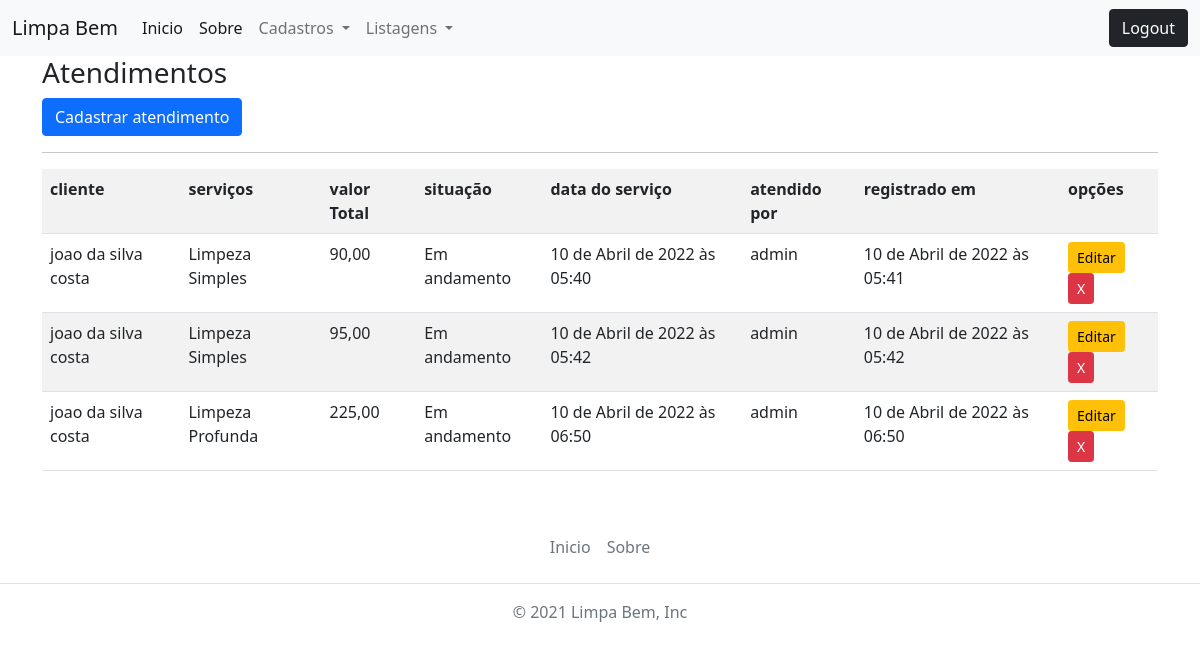
Before: /listar/atendimento/ (signed in) with the older database file.
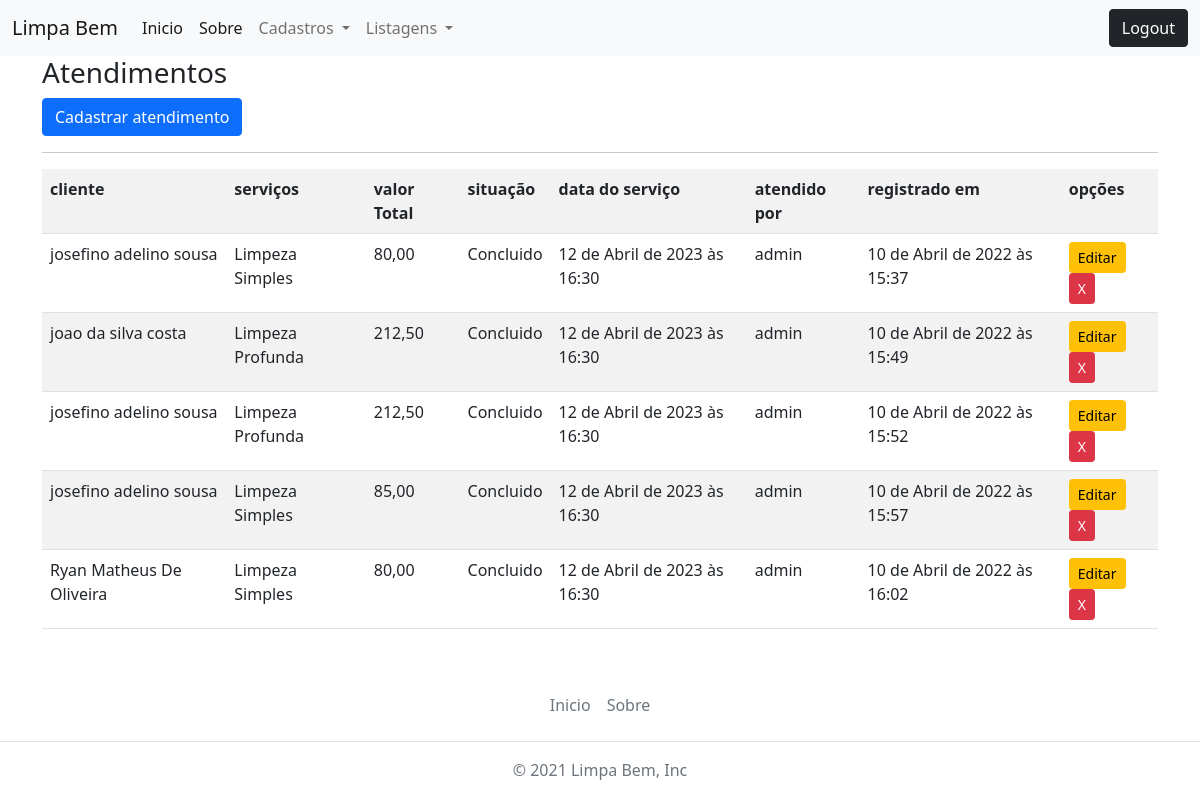
After: the same page with the newer database file.
### crud_app/models.py (models this page shows, shortened)
class Atendimento(models.Model):
    SITUACAO_CHOICES = (
        ('Em andamento', 'Em andamento'),
        ('Concluido', 'Concluido'),
        ('Cancelado', 'Cancelado')
    )
    servico = models.ForeignKey(Servico, on_delete=models.CASCADE, null=True)
    data_do_servico = models.DateTimeField()
    situacao = models.CharField(max_length=12, choices=SITUACAO_CHOICES)
    cliente = models.ForeignKey(Cliente, on_delete=models.SET_NULL, null=True, blank=True)
    desconto = models.DecimalField(max_digits=2, decimal_places=0, help_text='Desconto até 10%\n', null=True)
    valor_total = models.DecimalField(max_digits=6, decimal_places=2, null=True, blank=True, default=0)
    data_do_registro = models.DateTimeField(auto_now_add=True)
    registrado_por = models.ForeignKey(Funcionario, on_delete=models.SET_NULL, null=True, blank=True)

class Cliente(models.Model):
    nome_completo = models.CharField(max_length=60)
    email = models.EmailField()
    cpf = models.CharField(max_length=11)
    data_de_nascimento = models.DateField()
    telefone = models.CharField(max_length=11)
    logradouro = models.CharField(max_length=150)
    numero = models.CharField(max_length=4)
    bairro = models.CharField(max_length=20)
    cidade = models.CharField(max_length=20)
    estado = models.CharField(max_length=20)
    data_do_registro = models.DateTimeField(auto_now_add=True)
    registrado_por = models.ForeignKey(Funcionario, on_delete=models.SET_NULL, null=True, blank=True)
    def __str__(self):
        return self.nome_completo

class Servico(models.Model):
    nome_do_servico = models.CharField(max_length=60)
    valor = models.DecimalField(max_digits=6, decimal_places=2, null=True)
    descricao = models.TextField()
    data_do_registro = models.DateTimeField(auto_now_add=True)
    registrado_por = models.ForeignKey(Funcionario, on_delete=models.SET_NULL, null=True, blank=True)
    def __str__(self):
        return self.nome_do_servico

### equipe/models.py (models this page shows)
class Funcionario(AbstractUser):
    class Meta:
        verbose_name = ("funcionario")
        verbose_name_plural = ("funcionarios")
        db_table = "funcionarios"

### crud_app/views.py (the view)
# urls.py: path('listar/atendimento/', AtendimentoList.as_view(), name='listar-atendimento'),
class AtendimentoList(GroupRequiredMixin, LoginRequiredMixin ,ListView):
    model = Atendimento
    group_required = [u'administrador', u'gerente', u'atendente']
    login_url = reverse_lazy('login')
    fields = [
        'cliente', 'servico', 'desconto', 'valor_total', 'data_do_servico', 'situacao'
    ]
    template_name = 'cadastros/listas/atendimento.html'
    def get_queryset(self):
        self.object_list = Atendimento.objects.filter(registrado_por=self.request.user)
        return self.object_list

### crud_app/templates/cadastros/listas/atendimento.html (shortened to what this page needs)
{% extends 'base.html' %}
{% load static %}
{% block content %}
<h3>Atendimentos</h3>
<a href="{% url 'cadastrar-atendimento' %}" class="btn btn-primary sm">Cadastrar atendimento</a>
<hr>
<div class="table-responsive">
    <table class="table table-striped">
        <tr>
            <th>cliente</th>
            <th>serviços</th>
            <th>valor Total</th>
            <th>situação</th>
            <th>data do serviço</th>
            <th>atendido por</th>
            <th>registrado em</th>
            <th>opções</th>
        </tr>
        {% for atendimento in object_list %}
        <tr>
            <td>{{ atendimento.cliente }}</td>
            <td>{{ atendimento.servico }}</td>
            <td>{{ atendimento.valor_total }}</td>
            <td>{{ atendimento.situacao }}</td>
            <td>{{ atendimento.data_do_servico }}</td>
            <td>{{ atendimento.registrado_por }}</td>
            <td>{{ atendimento.data_do_registro }}</td>
            <td>
                <a href="{% url 'editar-atendimento' atendimento.pk %}" class="btn btn-warning btn-sm" title="Editar">Editar</a>
                <a href="{% url 'deletar-atendimento' atendimento.pk %}" class="btn btn-danger btn-sm" title="Excluir">X</a>
            </td>
        </tr>
        {% empty %}
        <tr>
            <td colspan="6">Nenhum atendimento registrado ainda</td>
        </tr>
        {% endfor %}
    </table>
</div>
{% endblock %}

### crud_app/templates/base.html (shortened to what this page needs)
{% load static %}
<!DOCTYPE html>
<html lang="pt-br">
<head>
    <link rel="stylesheet" href="{% static 'css/bootstrap/bootstrap.css' %}">
    <link rel="stylesheet" href="{% static 'css/style.css' %}">
</head>
<body>
    {% block menu %}
      <nav class="navbar navbar-expand-lg navbar-light bg-light">
        <div class="container-fluid">
          <a class="navbar-brand" href="#">Limpa Bem</a>
          <div class="collapse navbar-collapse" id="navbarSupportedContent">
            <ul class="navbar-nav me-auto mb-2 mb-lg-0">
              <li class="nav-item">
                <a class="nav-link active" aria-current="page" href="{% url 'home' %}">Inicio</a>
              </li>
              <li class="nav-item">
                <a class="nav-link active" aria-current="page" href="#">Sobre</a>
              </li>
              {% if user.is_authenticated %}
              <li class="nav-item dropdown">
                <a class="nav-link dropdown-toggle" href="#" id="navbarDropdown" role="button" data-bs-toggle="dropdown" aria-expanded="false">
                  Cadastros
                </a>
              </li>
              {% endif %}
              {% if user.is_authenticated %}
              <li class="nav-item dropdown">
                <a class="nav-link dropdown-toggle" href="#" id="navbarDropdown" role="button" data-bs-toggle="dropdown" aria-expanded="false">
                  Listagens
                </a>
              </li>
              {% endif %}
            </ul>
            {% if user.is_authenticated %}
            <a href="{% url 'logout' %}" class="btn btn-dark" >Logout</a>
            {% else %}
            <a href="{% url 'login' %}" class="btn btn-dark" >Login</a>
            {% endif %}
          </div>
        </div>
      </nav>
    {% endblock %}
      <div class="container">
          {% block content %}{% endblock %}
      </div>
      <footer style="bottom: 0;" class="py-3 my-4 align-items-flex-end" id="footer">
        <ul class="nav justify-content-center border-bottom pb-3 mb-3">
          <li class="nav-item"><a href="{% url 'home' %}" class="nav-link px-2 text-muted">Inicio</a></li>
          <li class="nav-item"><a href="#" class="nav-link px-2 text-muted">Sobre</a></li>
        </ul>
        <p class="text-center text-muted">© 2021 Limpa Bem, Inc</p>
      </footer>
</body>
</html>

### static/css/style.css (style rules this page uses)
body, html { height: 100%; width: 100%; }
footer.py-3 { bottom: 0; }

Changed rows visible on the page:
removed Atendimento: cliente "joao da silva costa", servico "Limpeza Simples", valor_total "90,00", situacao "Em andamento", data_do_servico "10 de Abril de 2022 às 05:40", registrado_por "admin", data_do_registro "10 de Abril de 2022 às 05:41"
removed Atendimento: cliente "joao da silva costa", servico "Limpeza Simples", valor_total "95,00", situacao "Em andamento", data_do_servico "10 de Abril de 2022 às 05:42", registrado_por "admin", data_do_registro "10 de Abril de 2022 às 05:42"
removed Atendimento: cliente "joao da silva costa", servico "Limpeza Profunda", valor_total "225,00", situacao "Em andamento", data_do_servico "10 de Abril de 2022 às 06:50", registrado_por "admin", data_do_registro "10 de Abril de 2022 às 06:50"
added Atendimento: cliente "josefino adelino sousa", servico "Limpeza Simples", valor_total "80,00", situacao "Concluido", data_do_servico "12 de Abril de 2023 às 16:30", registrado_por "admin", data_do_registro "10 de Abril de 2022 às 15:37"
added Atendimento: cliente "joao da silva costa", servico "Limpeza Profunda", valor_total "212,50", situacao "Concluido", data_do_servico "12 de Abril de 2023 às 16:30", registrado_por "admin", data_do_registro "10 de Abril de 2022 às 15:49"
added Atendimento: cliente "josefino adelino sousa", servico "Limpeza Profunda", valor_total "212,50", situacao "Concluido", data_do_servico "12 de Abril de 2023 às 16:30", registrado_por "admin", data_do_registro "10 de Abril de 2022 às 15:52"
added Atendimento: cliente "josefino adelino sousa", servico "Limpeza Simples", valor_total "85,00", situacao "Concluido", data_do_servico "12 de Abril de 2023 às 16:30", registrado_por "admin", data_do_registro "10 de Abril de 2022 às 15:57"
added Atendimento: cliente "Ryan Matheus De Oliveira", servico "Limpeza Simples", valor_total "80,00", situacao "Concluido", data_do_servico "12 de Abril de 2023 às 16:30", registrado_por "admin", data_do_registro "10 de Abril de 2022 às 16:02"
